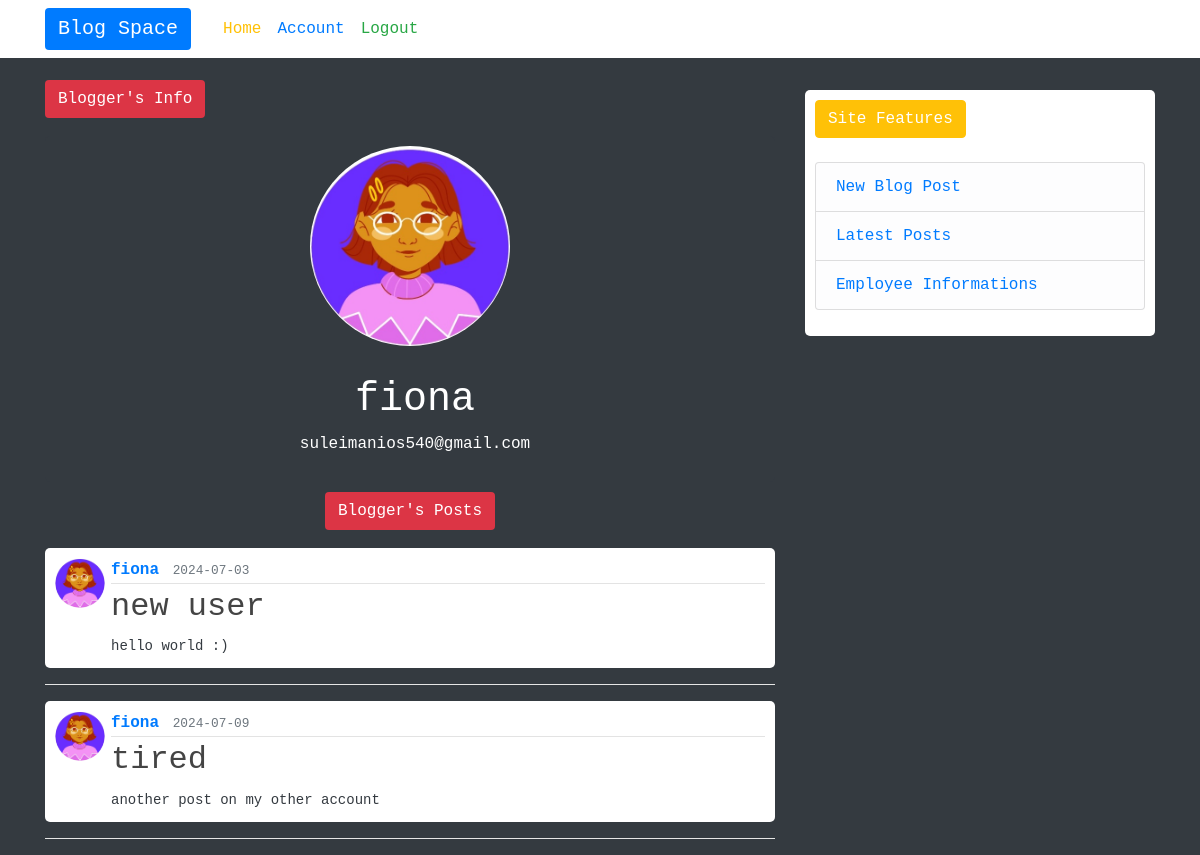
Page /home/fiona (signed in) on the committed database.
### proj/models.py (models this page shows, shortened)
class User(db.Model, UserMixin):
    id = db.Column(db.Integer, primary_key=True)
    username = db.Column(db.String(20), unique=True, nullable=False)
    email = db.Column(db.String(120), unique=True, nullable=False)
    image_file = db.Column(db.String(20), nullable=False, default='default.jpg')
    password = db.Column(db.String(60), nullable=False)
    posts = db.relationship('Post', backref='author', lazy=True)

class Post(db.Model):
    id = db.Column(db.Integer, primary_key=True)
    title = db.Column(db.String(100), nullable=False)
    date_posted = db.Column(db.DateTime, nullable=False, default=datetime.utcnow)
    content = db.Column(db.Text, nullable=False)
    user_id = db.Column(db.Integer, db.ForeignKey('user.id'), nullable=False)

### proj/routes.py (the view)
@app.route("/home/<username>", methods=['GET', 'POST'])
@login_required
def view_user(username):
    form = User.query.filter_by(username=username.lower().strip()).first()
    if form:
        return render_template('view_user.html', form=form, legend='Update Post')
    flash(f'{username} doesnt exist!', 'danger')
    return redirect(url_for('home'))

### proj/models.py (called while the page is built)
@login_manager.user_loader
def load_user(user_id):
    return User.query.get(int(user_id))

### proj/templates/view_user.html
{% extends "base.html" %}
{% block content %}
<h3 class='btn text-white bg-danger'>Blogger's Info</h3>
    <div class='content-section bg-dark'>
        <div class='media'>
            <img class='profile rounded-circle' width="200" height="200" src="{{ url_for('static', filename='profile/' + form.image_file) }}">
        </div>
            <div class='media-bodyprofile text-center text-white'>
                <h1 class='account-heading'>{{ form.username }}</h2>
                <p class='text'>{{ form.email }}</p>
            </div>
    </div>
<div class='text-center'>
    <h3 class='btn text-white bg-danger'>Blogger's Posts</h3>
</div>
    {% for post in form.posts %}
        <article class="media content-section">
          <img class="rounded-circle article-img" src="{{ url_for('static', filename='profile/' + post.author.image_file) }}">
          <div class="media-body">
            <div class="article-metadata">
               <b><a class="mr-1  text-primary" href="{{ url_for('view_user', username=post.author.username) }}">{{post.author.username}}</a></b>
              <small class="text-muted">{{ post.date_posted.strftime('%Y-%m-%d') }}</small>
            </div>
            <h2><a class="article-title" href="{{ url_for('post', post_id=post.id) }}">{{ post.title }}</a></h2>
            <a class="article-title text-dark" href="{{ url_for('post', post_id=post.id) }}"><h7 class="article-content">{{ post.content }}</h7></a>
          </div>
        </article>
        <hr color='white'>
    {% endfor %}
{% endblock %}

### proj/templates/base.html (shortened to what this page needs)
<!DOCTYPE html>
<html>
<head>
    <link rel="stylesheet" href="https://maxcdn.bootstrapcdn.com/bootstrap/4.0.0/css/bootstrap.min.css">
    <link rel="stylesheet" type="text/css" href="{{ url_for('static', filename='main.css') }}">
</head>
<body class='bg-dark'>
    <header class="site-header">
      <nav class="navbar navbar-expand-md navbar navbar-dark bg-white fixed-top">
        <div class="container">
          <h7 class="navbar-brand mr-4 btn bg-primary text-white">Blog Space</h7>
          <div class="collapse navbar-collapse mr-4" id="navbarToggle">
            <div class="navbar-nav">
                <a class="nav-item nav-link text-warning" href="{{ url_for('home') }}">Home</a>
              {% if current_user.is_authenticated %}
                <a class="nav-item nav-link text-primary" href="{{ url_for('account') }}">Account</a>
                <a class="nav-item nav-link text-success" href="{{ url_for('logout') }}">Logout</a>
              {% else %}
                <a class="nav-item nav-link text-info" href="{{ url_for('login') }}">Login</a>
                <a class="nav-item nav-link text-success" href="{{ url_for('register') }}">Register</a>
              {% endif %}
            </div>
          </div>
        </div>
      </nav>
    </header>
    <main role="main" class="container">
      <div class="row">
        <div class="col-md-8">
          {% block content %}{% endblock %}
        </div>
        <div class="col-md-4">
          <div class="content-section">
            <h3 class ='btn btn-warning text-white' >Site Features</h3>
            <p class='text-muted'>
              <ul class="list-group">
                <li class="list-group-item list-group-item-light"><a href="{{ url_for('new_post') }}">New Blog Post</a></li>
                <li class="list-group-item list-group-item-light"><a href="{{ url_for('home') }}">Latest Posts</a></li>
                <li class="list-group-item list-group-item-light"><a href="{{ url_for('userid') }}">Employee Informations</a></li>
              </ul>
            </p>
          </div>
        </div>
      </div>
    </main>
</body>
</html>

### proj/static/main.css (style rules this page uses)
.media-bodyprofile { margin-top: 30px; margin-left: 10px; }
body { background: #fafafa; color: #333333; margin-top: 5rem; font-family: monospace; }
.site-header .navbar-nav .nav-link { color: #cbd5db; }
.content-section { background:#ffffff; padding: 10px 10px; border: 0px solid rgb(0,0,0); border-radius: 5px; margin-bottom: 10px; margin-top: 10px; }
.article-title { color: #444444; }
.article-content { white-space: pre-line; font-size: 14px }
img.profile { margin:auto; }
.article-img { height: 50px; width: 50px; margin-right: 6px; }
.article-metadata { padding-bottom: 1px; margin-bottom: 4px; border-bottom: 1px solid #e3e3e3 }
.account-heading { font-size: 2.5rem; }

### rows in the picture
User: image_file (picture), username "fiona", email "suleimanios540@gmail.com"
Post: image_file (picture), author.username "fiona", date_posted "2024-07-03", title "new user", content "hello world :)"
Post: image_file (picture), author.username "fiona", date_posted "2024-07-09", title "tired", content "another post on my other account"
